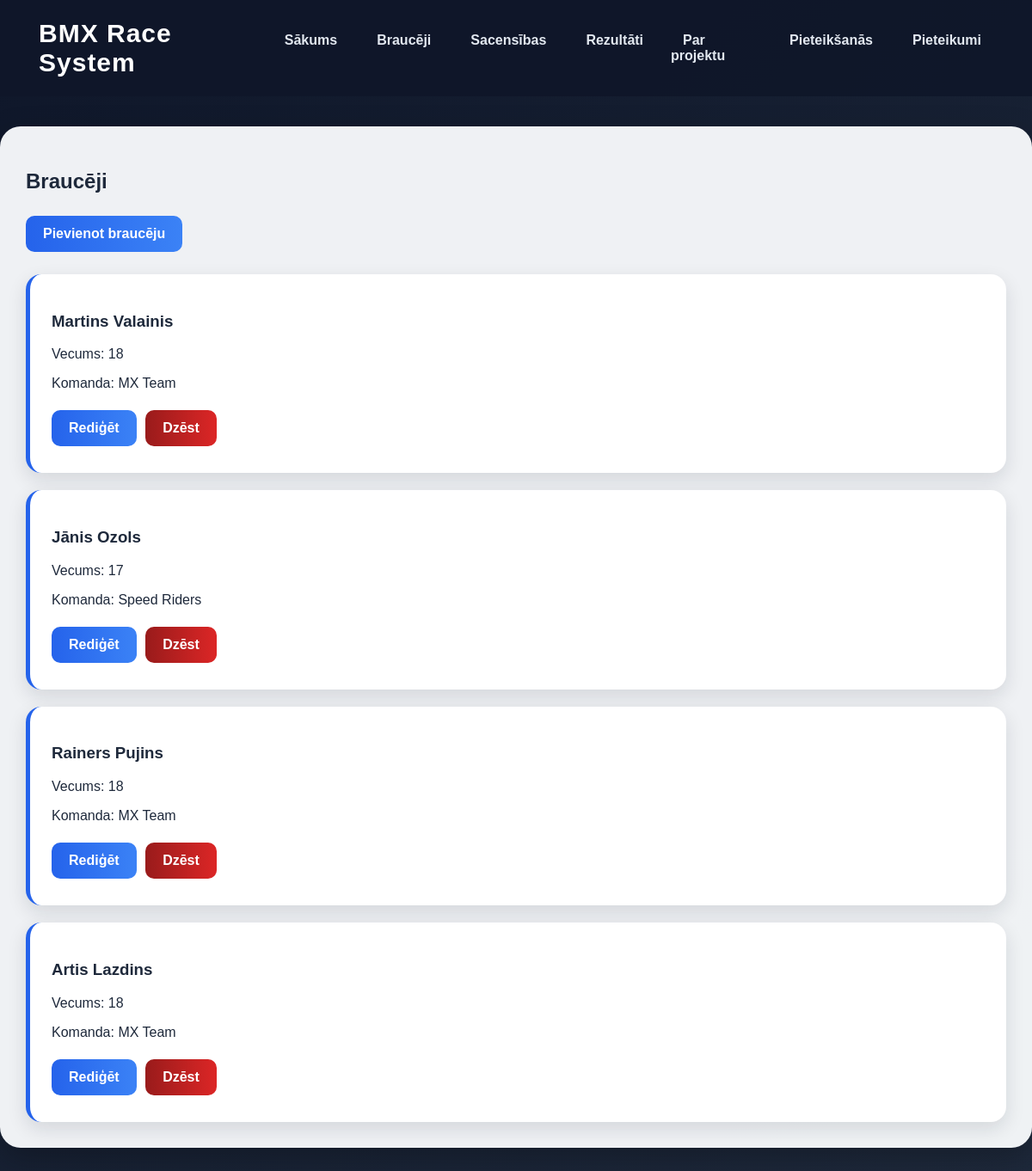
Before: /riders with the older database file.
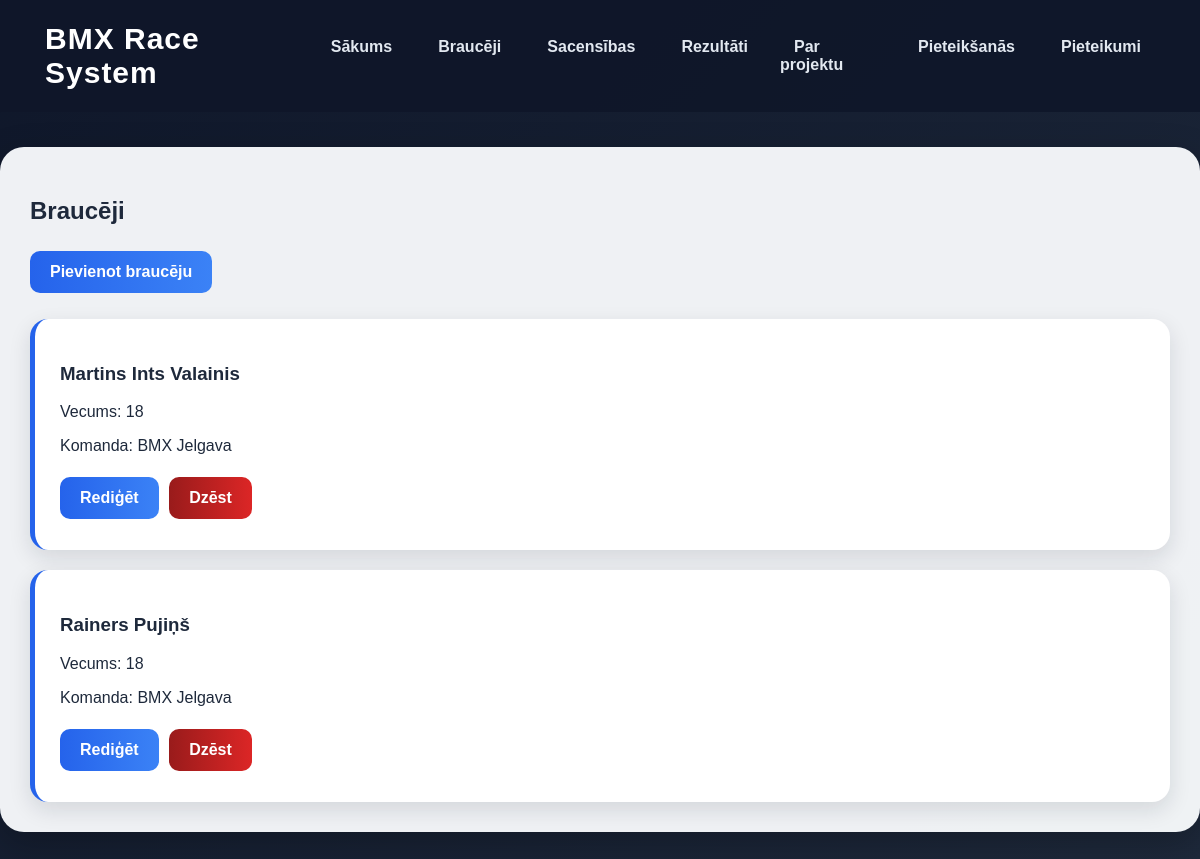
After: the same page with the newer database file.
### tables this page shows
CREATE TABLE riders (
            id INTEGER PRIMARY KEY AUTOINCREMENT,
            name TEXT NOT NULL,
            age INTEGER NOT NULL,
            team_id INTEGER,
            FOREIGN KEY (team_id) REFERENCES teams (id)
        );

CREATE TABLE teams (
            id INTEGER PRIMARY KEY AUTOINCREMENT,
            name TEXT NOT NULL,
            city TEXT NOT NULL
        );

### app.py (the view)
@app.route("/riders")
def riders():
    conn = get_db_connection()
    riders = conn.execute("""
        SELECT riders.id, riders.name, riders.age, teams.name AS team_name
        FROM riders
        LEFT JOIN teams ON riders.team_id = teams.id
    """).fetchall()
    conn.close()
    return render_template("riders.html", riders=riders)

### app.py (called while the page is built)
def get_db_connection():
    conn = sqlite3.connect("database.db")
    conn.row_factory = sqlite3.Row
    return conn

### templates/riders.html
{% extends "base.html" %}
{% block content %}
<h2>Braucēji</h2>
<a class="button" href="/add_rider">Pievienot braucēju</a>
{% for rider in riders %}
<div class="card">
    <h3>{{ rider.name }}</h3>
    <p>Vecums: {{ rider.age }}</p>
    <p>Komanda: {{ rider.team_name }}</p>
    <a class="button" href="/edit_rider/{{ rider.id }}">Rediģēt</a>
    <a class="button danger" href="/delete_rider/{{ rider.id }}">Dzēst</a>
</div>
{% endfor %}
{% endblock %}

Changed rows visible on the page:
removed riders: name "Rainers Pujins", age "18", team_name "MX Team"
removed riders: name "Artis Lazdins", age "18", team_name "MX Team"
changed riders: name "Martins Valainis" → "Martins Ints Valainis"; team_name "MX Team" → "BMX Jelgava"
changed riders: name "Jānis Ozols" → "Rainers Pujiņš"; age "17" → "18"; team_name "Speed Riders" → "BMX Jelgava"
